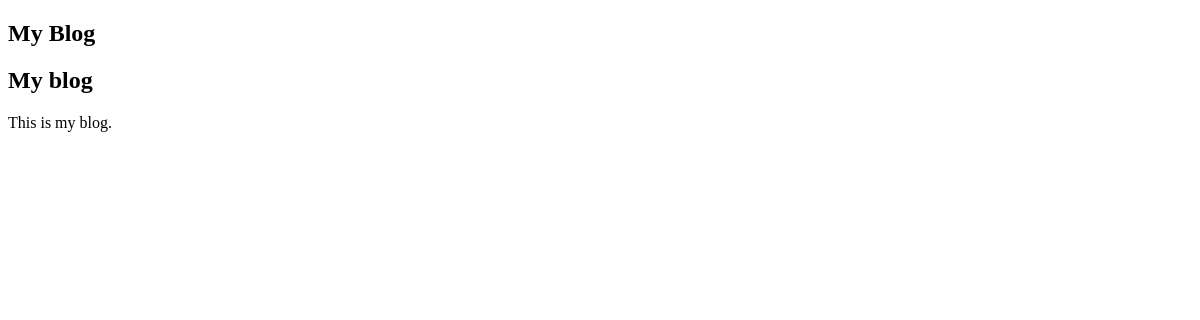
/blog/, run on an earlier commit of the app's database.
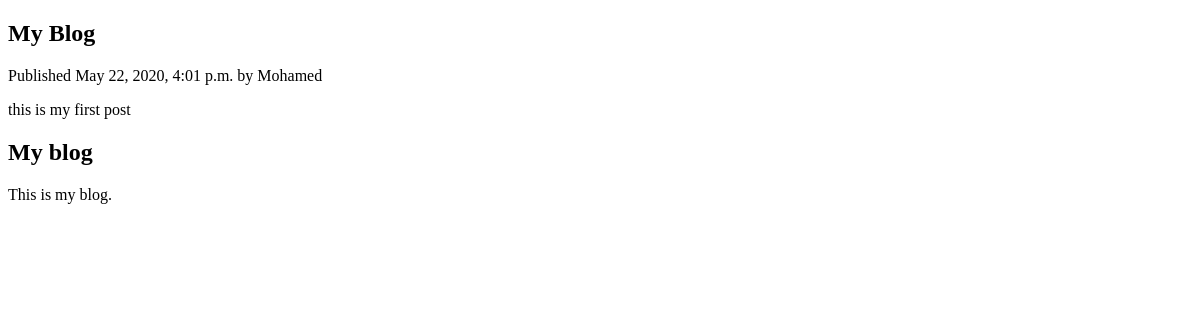
And on a later commit of the database.
### blog/models.py (models this page shows, shortened)
class Post(models.Model):
	objects = models.Manager()
	published = PublishedManager() # our custom manager
	STATUS_CHOICES = (
			('draft', 'Draft'), ('published', 'Published'),
		)
	title = models.CharField(max_length=250)
	slug = models.SlugField(max_length=250, unique_for_date='publish')
	author = models.ForeignKey(User,
		on_delete = models.CASCADE,
		related_name  = 'blog_posts'
		)
	body = models.TextField()
	publish = models.DateTimeField(default=timezone.now)
	created = models.DateTimeField(auto_now_add = True)
	updated = models.DateTimeField(auto_now = True)
	status = models.CharField(max_length = 10,
		choices = STATUS_CHOICES,
		default = 'draft'
		)
	class Meta:
		ordering = ('-publish',)
	def get_absolute_url(self):
		return reverse('blog:post_detail',
				args = [
					self.publish.year,
					self.publish.month,
					self.publish.day,
					self.slug
				])

### blog/views.py (the view)
# urls.py: path('', views.post_list, name = 'post_list'),
def post_list(request):
	posts = Post.published.all()
	return render(request,
			'blog/post/list.html',
			{'posts':posts}
		)

### blog/models.py (called while the page is built)
	def get_queryset(self):
		return super(PublishedManager, self).get_queryset().filter(status='published')

### blog/templates/blog/post/list.html (shortened to what this page needs)
{% extends 'blog/base.html' %}
{% block content %}
	<h2>My Blog </h2>
	{% for post in posts %}
		<p class = 'date'>
			Published {{ post.publish }} by {{ post.author }}
		</p>
		{{ post.body|truncatewords:30|linebreaks }}
	{% endfor %}
{% endblock content %}

### blog/templates/blog/base.html (shortened to what this page needs)
{% load static %}
 <!DOCTYPE html>
 <html>
 <head>
 </head>
 <body>
 <div id = "content">
 	{% block content %}
 	{% endblock content %}
 </div>
 <div id = "sidebar">
 	<h2>My blog</h2>
	<p> This is my blog.</p>
 </div>
 </body>
 </html>

What changed in the data, as far as the page shows it:
added Post: publish "May 22, 2020, 4:01 p.m.", author "Mohamed", body "this is my first post"
